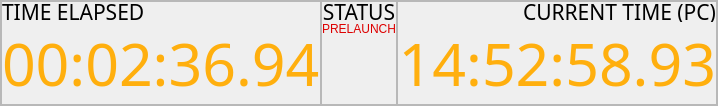
           <widget class="QFrame" name="Time">
            <property name="maximumSize">
             <size>
              <width>16777215</width>
              <height>90</height>
             </size>
            </property>
            <property name="frameShape">
             <enum>QFrame::StyledPanel</enum>
            </property>
            <property name="frameShadow">
             <enum>QFrame::Raised</enum>
            </property>
            <layout class="QHBoxLayout" name="horizontalLayout_7">
             <property name="spacing">
              <number>0</number>
             </property>
             <property name="leftMargin">
              <number>0</number>
             </property>
             <property name="topMargin">
              <number>0</number>
             </property>
             <property name="rightMargin">
              <number>0</number>
             </property>
             <property name="bottomMargin">
              <number>0</number>
             </property>
             <item>
              <widget class="QFrame" name="TimeL">
               <property name="frameShape">
                <enum>QFrame::StyledPanel</enum>
               </property>
               <property name="frameShadow">
                <enum>QFrame::Raised</enum>
               </property>
               <property name="midLineWidth">
                <number>0</number>
               </property>
               <layout class="QVBoxLayout" name="verticalLayout_6">
                <property name="spacing">
                 <number>0</number>
                </property>
                <property name="leftMargin">
                 <number>0</number>
                </property>
                <property name="topMargin">
                 <number>0</number>
                </property>
                <property name="rightMargin">
                 <number>0</number>
                </property>
                <property name="bottomMargin">
                 <number>0</number>
                </property>
                <item>
                 <widget class="QLabel" name="lb_timeelapsed">
                  <property name="maximumSize">
                   <size>
                    <width>16777215</width>
                    <height>20</height>
                   </size>
                  </property>
                  <property name="font">
                   <font>
                    <family>Bahnschrift</family>
                    <pointsize>16</pointsize>
                    <weight>50</weight>
                    <bold>false</bold>
                   </font>
                  </property>
                  <property name="text">
                   <string>TIME ELAPSED</string>
                  </property>
                 </widget>
                </item>
                <item>
                 <widget class="QLabel" name="val_timeelapsed">
                  <property name="font">
                   <font>
                    <family>GT Pressura Mono</family>
                    <pointsize>44</pointsize>
                    <weight>50</weight>
                    <italic>false</italic>
                    <bold>false</bold>
                   </font>
                  </property>
                  <property name="styleSheet">
                   <string notr="true">color: rgb(255, 175, 14);
font: 44pt &quot;GT Pressura Mono&quot;;</string>
                  </property>
                  <property name="text">
                   <string>00:02:36.94</string>
                  </property>
                 </widget>
                </item>
               </layout>
              </widget>
             </item>
             <item>
              <widget class="QFrame" name="Status_middle">
               <property name="frameShape">
                <enum>QFrame::StyledPanel</enum>
               </property>
               <property name="frameShadow">
                <enum>QFrame::Raised</enum>
               </property>
               <property name="midLineWidth">
                <number>0</number>
               </property>
               <layout class="QVBoxLayout" name="verticalLayout_13">
                <property name="spacing">
                 <number>0</number>
                </property>
                <property name="leftMargin">
                 <number>0</number>
                </property>
                <property name="topMargin">
                 <number>0</number>
                </property>
                <property name="rightMargin">
                 <number>0</number>
                </property>
                <property name="bottomMargin">
                 <number>0</number>
                </property>
                <item>
                 <widget class="QLabel" name="lb_status">
                  <property name="maximumSize">
                   <size>
                    <width>16777215</width>
                    <height>20</height>
                   </size>
                  </property>
                  <property name="font">
                   <font>
                    <family>Bahnschrift</family>
                    <pointsize>16</pointsize>
                    <weight>50</weight>
                    <bold>false</bold>
                   </font>
                  </property>
                  <property name="text">
                   <string>STATUS</string>
                  </property>
                  <property name="alignment">
                   <set>Qt::AlignCenter</set>
                  </property>
                 </widget>
                </item>
                <item>
                 <widget class="QLabel" name="val_status">
                  <property name="styleSheet">
                   <string notr="true">color: rgb(221, 0, 0);
font: 32pt &quot;GT Pressura Mono&quot;;</string>
                  </property>
                  <property name="text">
                   <string>PRELAUNCH</string>
                  </property>
                  <property name="alignment">
                   <set>Qt::AlignHCenter|Qt::AlignTop</set>
                  </property>
                 </widget>
                </item>
               </layout>
              </widget>
             </item>
             <item>
              <widget class="QFrame" name="TimeR">
               <property name="frameShape">
                <enum>QFrame::StyledPanel</enum>
               </property>
               <property name="frameShadow">
                <enum>QFrame::Raised</enum>
               </property>
               <layout class="QVBoxLayout" name="verticalLayout_8">
                <property name="spacing">
                 <number>0</number>
                </property>
                <property name="leftMargin">
                 <number>0</number>
                </property>
                <property name="topMargin">
                 <number>0</number>
                </property>
                <property name="rightMargin">
                 <number>0</number>
                </property>
                <property name="bottomMargin">
                 <number>0</number>
                </property>
                <item>
                 <widget class="QLabel" name="lb_timepc">
                  <property name="maximumSize">
                   <size>
                    <width>16777215</width>
                    <height>20</height>
                   </size>
                  </property>
                  <property name="font">
                   <font>
                    <family>Bahnschrift</family>
                    <pointsize>16</pointsize>
                   </font>
                  </property>
                  <property name="text">
                   <string>CURRENT TIME (PC)</string>
                  </property>
                  <property name="alignment">
                   <set>Qt::AlignRight|Qt::AlignTrailing|Qt::AlignVCenter</set>
                  </property>
                 </widget>
                </item>
                <item>
                 <widget class="QLabel" name="val_timepc">
                  <property name="font">
                   <font>
                    <family>GT Pressura Mono</family>
                    <pointsize>44</pointsize>
                    <weight>50</weight>
                    <italic>false</italic>
                    <bold>false</bold>
                   </font>
                  </property>
                  <property name="styleSheet">
                   <string notr="true">color: rgb(255, 175, 14);
font: 44pt &quot;GT Pressura Mono&quot;;</string>
                  </property>
                  <property name="text">
                   <string>14:52:58.93</string>
                  </property>
                  <property name="alignment">
                   <set>Qt::AlignRight|Qt::AlignTrailing|Qt::AlignVCenter</set>
                  </property>
                 </widget>
                </item>
               </layout>
              </widget>
             </item>
            </layout>
           </widget>
